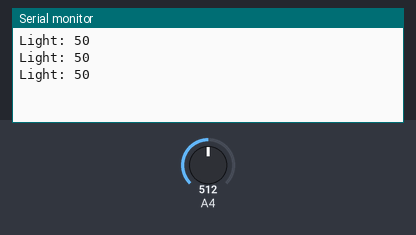
Bench run of a sketch on a simulated Arduino Mega 2560, built with avr-gcc and run on an emulated ATmega2560. On the bench: the last lines printed to the serial monitor. The test bench sets the inputs (shaded band); at power-on: A4 = 512.

Above: at 1.3 s.
1.4 s: A4 set to 716
At 1.9 s:
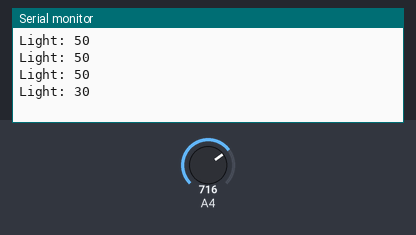
2.9 s: A4 set to 900
At 3.4 s:
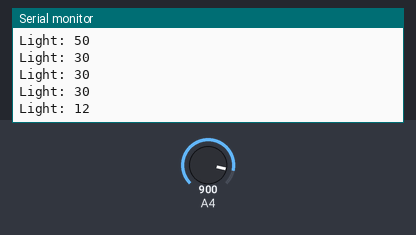
Timing chart, 0 to 5.9 s (numbered marks = the images above; inputs shaded):
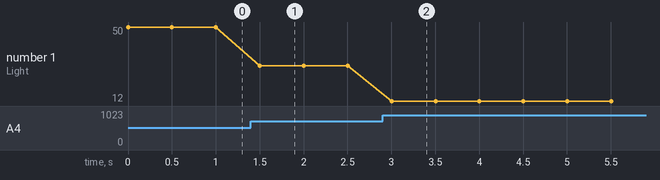

The sketch:

LDR.ino
```cpp
#define LDR_PIN 36
// ------------------

void setup() {

  Serial.begin(115200);

  pinMode(LDR_PIN, INPUT);

}

void loop() {
  Serial.print("Light: ");
  int bright = float(float(1024-analogRead(LDR_PIN))/1024)*100;
  Serial.println(bright);
  delay(500);

}
```

Measured:
- after the input at 1.4 s, the serial monitor: prints a new line after 0.10 s (image 1)
- after the input at 2.9 s, the serial monitor: prints a new line after 0.10 s (image 2)
- plotted number 1: 50 → 30 after the input at 1.4 s, 30 → 12 after the input at 2.9 s
